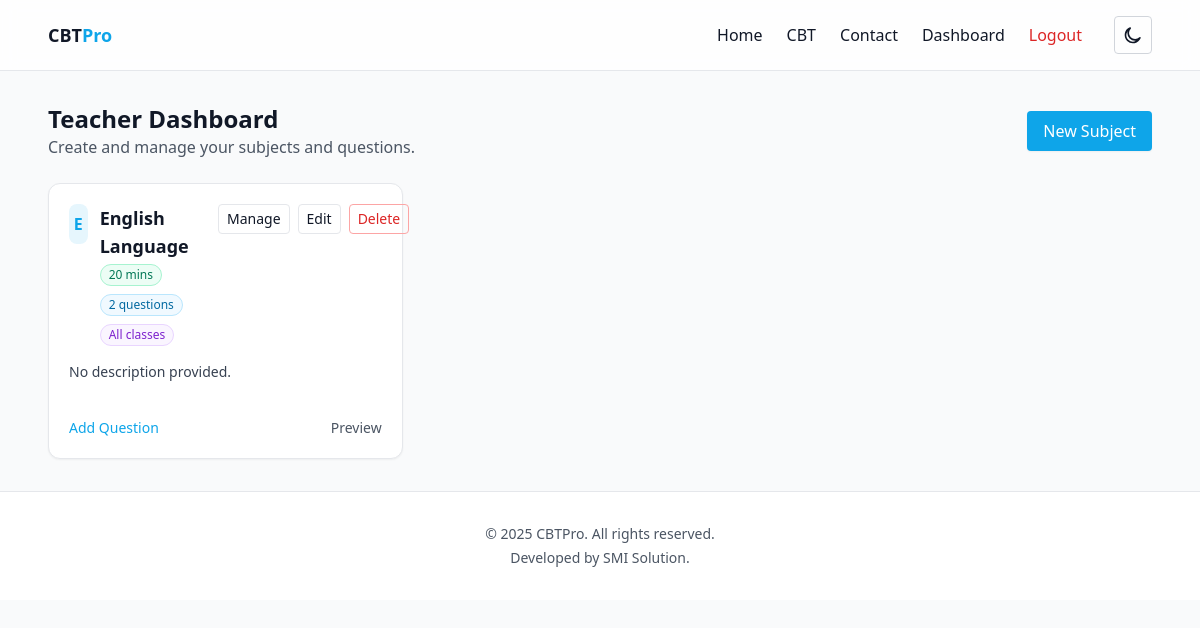
Page /teacher/ (signed in) on the committed database.
### app/models.py (models this page shows)
class Subject(db.Model):
    id = db.Column(db.Integer, primary_key=True)
    name = db.Column(db.String(120), nullable=False)
    description = db.Column(db.Text)
    duration_minutes = db.Column(db.Integer, nullable=False, default=30)
    class_name = db.Column(db.String(64))  # Class this subject applies to
    teacher_id = db.Column(db.Integer, db.ForeignKey("user.id"), nullable=False)
    created_at = db.Column(db.DateTime, default=datetime.utcnow)
    questions = db.relationship("Question", backref="subject", cascade="all,delete-orphan", lazy=True)

### app/teacher.py (the view)
@teacher_bp.route("/")
@login_required
def index():
    if not teacher_required():
        flash("Teacher access required", "error")
        return redirect(url_for("main.dashboard"))
    subjects = Subject.query.filter_by(teacher_id=current_user.id).all()
    delete_form = DeleteForm()
    return render_template("teacher/index.html", subjects=subjects, delete_form=delete_form)

### app/models.py (called while the page is built)
@login_manager.user_loader
def load_user(user_id):
    return User.query.get(int(user_id))

    def is_teacher(self) -> bool:
        return self.role == UserRole.TEACHER.value

### app/teacher.py (called while the page is built)
def teacher_required():
    return current_user.is_authenticated and current_user.is_teacher()

@teacher_bp.before_request
def guard_teacher():
    allowed = {"teacher.index"}
    if request.endpoint and request.endpoint.split(":")[-1] in allowed:
        return None
    if not teacher_required():
        flash("Teacher access required", "error")
        return redirect(url_for("main.dashboard"))

### app/templates/teacher/index.html (shortened to what this page needs)
{% extends 'base.html' %}
{% block content %}
<div class="flex items-center justify-between mb-6">
	<div>
		<h1 class="text-2xl font-semibold">Teacher Dashboard</h1>
		<p class="text-gray-600">Create and manage your subjects and questions.</p>
	</div>
	<a class="bg-brand text-white px-4 py-2 rounded shadow-sm" href="{{ url_for('teacher.create_subject') }}">New Subject</a>
</div>
<div class="grid sm:grid-cols-2 lg:grid-cols-3 gap-5">
	{% for s in subjects %}
		<div class="rounded-xl border bg-white p-5 shadow-sm hover:shadow-md transition">
			<div class="flex items-start justify-between gap-2">
				<div class="flex items-start gap-3">
					<div class="h-10 w-10 rounded-lg bg-brand/10 text-brand flex items-center justify-center font-semibold">{{ s.name[:1] }}</div>
					<div>
						<div class="font-semibold text-lg">{{ s.name }}</div>
						<div class="mt-1 flex flex-wrap items-center gap-2 text-xs text-gray-600">
							<span class="inline-flex items-center gap-1 px-2 py-0.5 rounded-full bg-emerald-50 text-emerald-700 border border-emerald-200">{{ s.duration_minutes }} mins</span>
							<span class="inline-flex items-center gap-1 px-2 py-0.5 rounded-full bg-sky-50 text-sky-700 border border-sky-200">{{ s.questions|length }} questions</span>
							<span class="inline-flex items-center gap-1 px-2 py-0.5 rounded-full bg-purple-50 text-purple-700 border border-purple-200">{{ s.class_name or 'All classes' }}</span>
						</div>
					</div>
				</div>
				<div class="flex items-center gap-2 text-sm">
					<a href="{{ url_for('teacher.subject_detail', subject_id=s.id) }}" class="px-2 py-1 rounded border hover:bg-gray-50">Manage</a>
					<a href="{{ url_for('teacher.edit_subject', subject_id=s.id) }}" class="px-2 py-1 rounded border hover:bg-gray-50">Edit</a>
					<form method="post" action="{{ url_for('teacher.delete_subject', subject_id=s.id) }}">
						<button class="px-2 py-1 rounded border border-red-300 text-red-600 hover:bg-red-50" onclick="return confirm('Delete subject? This cannot be undone.')">Delete</button>
					</form>
				</div>
			</div>
			<div class="mt-4 text-sm text-gray-700 line-clamp-2 min-h-[2.5rem]">{{ s.description or 'No description provided.' }}</div>
			<div class="mt-4 flex items-center justify-between">
				<a href="{{ url_for('teacher.add_question', subject_id=s.id) }}" class="text-brand text-sm hover:underline">Add Question</a>
				<a href="{{ url_for('student.start_exam', subject_id=s.id) }}" class="text-sm text-gray-600 hover:text-brand">Preview</a>
			</div>
		</div>
	{% else %}
		<div class="text-gray-500">Create your first subject.</div>
	{% endfor %}
</div>
{% endblock %}

### rows in the picture
Subject: name "E", name "English Language", duration_minutes "20", questions|length "2", class_name "All classes", description "No description provided."

### other values in the picture
{{ 2025 }} "2025"
